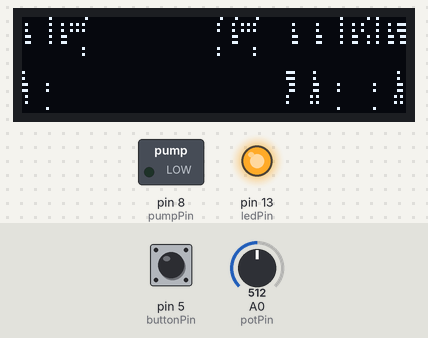
This sketch was run on a simulated Arduino Leonardo, built with avr-gcc and run on an emulated ATmega32U4. Parts: 128×32 one-colour display, switched loads named in the sketch (green lamp = pin HIGH), output pins drawn as LEDs (lit = HIGH). Wiring (inferred from the names in the program): SSD1306 OLED at I2C address 0x3C. The test bench sets the inputs (shaded band); at power-on: A0 (potPin) = 512, pin 5 (buttonPin) LOW. The OLED's hardware scrolling is not drawn; what the sketch prints to the serial monitor is not drawn.

Above: at 13.2 s.
13.3 s: A0 (potPin) set to 306
At 14.1 s:
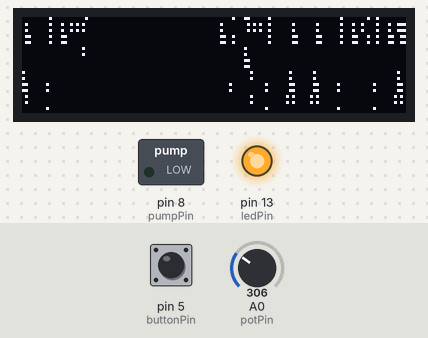
16.3 s: A0 (potPin) set to 321
19.3 s: A0 (potPin) set to 347
At 20.8 s:
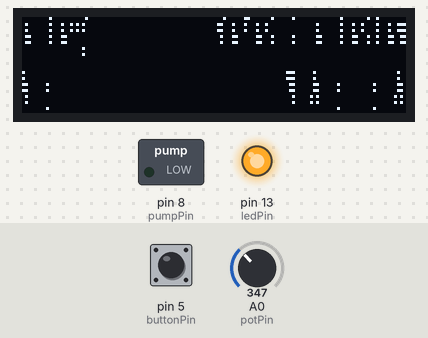
22.3 s: A0 (potPin) set to 900
At 23.0 s:
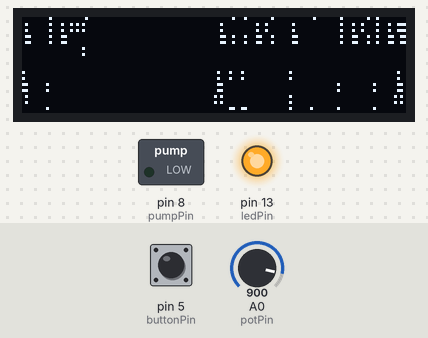
25.3 s: A0 (potPin) set to 918
At 26.8 s:
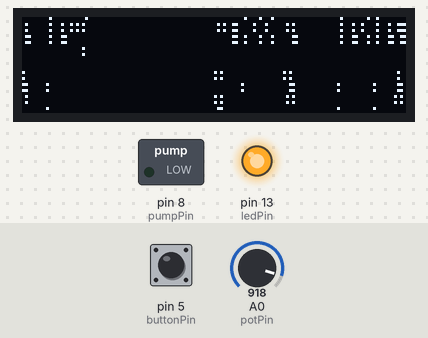
28.3 s: pin 5 (buttonPin) pulled HIGH for 0.15 s
At 29.9 s:
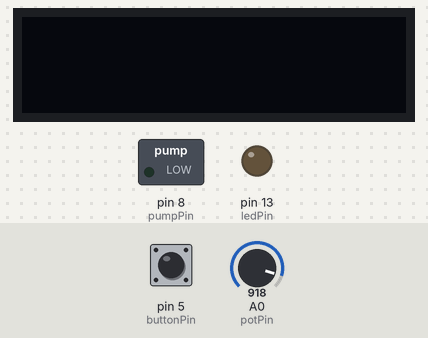
Timing chart, 0 to 32.4 s (numbered marks = the images above; inputs shaded):
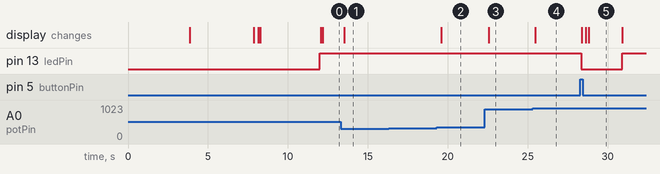

Measured:
- the behaviour switches between 330 and 331 on A0 (potPin) (found by bisection; images 1 and 2)
- the behaviour switches between 907 and 908 on A0 (potPin) (found by bisection; images 3 and 4)
- after the input at 13.3 s, the display: changes after 0.24 s (image 1)
- after the input at 16.3 s, every drawn part: stays the same
- after the input at 19.3 s, the display: changes after 0.30 s (image 2)
- after the input at 22.3 s, the display: changes after 0.26 s (image 3)
- after the input at 25.3 s, the display: changes after 0.17 s (image 4)
- after the input at 28.3 s, pin 13 (ledPin): HIGH → LOW after 0.06 s, → HIGH 2.5 s later; the display: first changes after 0.07 s (image 5 shows a later state)

The sketch:

menu1.ino
```cpp
/* My menu
 * Use petentiometer to map manu selections to be displayed on OLED
 * intialy from http://www.arduino.cc/en/Tutorial/Potentiometer
 * and the blink of led13 is a function of the pot
 * 5.11.2015 added some of myBridge Yun2
*/

#include <Bridge.h>
#include <YunServer.h>
#include <YunClient.h>
#include <EEPROM.h>
#include <Streaming.h>
#include <OneWire.h>
#include <DallasTemperature.h>
#include <SeeedGrayOLED.h>
#include <avr/pgmspace.h>
#include <Wire.h>


#define ONE_WIRE_BUS 4
#define TEMPERATURE_PRECISION 12

// Setup a oneWire instance to communicate with any OneWire devices (not just Maxim/Dallas temperature ICs)
OneWire oneWire(ONE_WIRE_BUS);
// Pass our oneWire reference to Dallas Temperature.
DallasTemperature sensors(&oneWire);
// arrays to hold device addresses.  I need to change the order to keep my address and enumeration contant
DeviceAddress insideThermometer;


// Listen on default port 5555, the webserver on the Yún
// will forward there all the HTTP requests for us.
YunServer server;


int potPin = 0;    // select the input pin for the potentiometer
int ledPin = 13;   // select the pin for the LED
int pumpPin = 8;
int val = 0;       // variable to store the value coming from the sensor
int oldMapVal = 0; // set the intital oldmap value
const int buttonPin = 5;
float myTemp = 0;
char*  mmode = "none";
char* mainArr[] = {"Main", "Off", "clear", "temp", "uptime","pump","six","seven","eight", "nine","ten"};


void setup() {

 pinMode(ledPin, OUTPUT);  // declare the ledPin as an OUTPUT
 pinMode(pumpPin, OUTPUT);
 Serial.begin(9600);
 Serial.print("Bridge Demo Yun2");

 //OLED Setup
  Wire.begin();
  oledClear();
  splashScreen();
  delay(4000);
  oledClear();
  mainMenu();

  //1 wire temprature
  sensors.begin();

  // locate devices on the bus
  Serial.print("Locating devices...");
  Serial.print("Found ");
  Serial.print(sensors.getDeviceCount(), DEC);
  Serial.println(" devices.");

  // report parasite power requirements
  Serial.print("Parasite power is: ");
  if (sensors.isParasitePowerMode()) Serial.println("ON");
  else Serial.println("OFF");

  if (!sensors.getAddress(insideThermometer, 0)) Serial.println("Unable to find address for Device 0");

  sensors.setResolution(insideThermometer, TEMPERATURE_PRECISION);

}

void loop() {
  int mapVal = map(val,990,0,0,12);
  //sensors.requestTemperatures();
  //myTemp = DallasTemperature::toFahrenheit(sensors.getTempC(insideThermometer));

  val = analogRead(potPin);    // read the value from the sensor
  digitalWrite(ledPin, HIGH);  // turn the ledPin on
  //delay(val);
  if (digitalRead(buttonPin) == HIGH ) {
    // turns on the oled as long as the pot is not on 4
    oledOn();
    //Turn off the LED with the button
    digitalWrite(ledPin, LOW);   // turn the ledPin off
    if (mapVal == 0 ) mainMenu();
    if (mapVal == 1 ) oledOff();
    if (mapVal == 2 ) oledClear();
    if (mapVal == 3 ) oledTemp1();
    if (mapVal == 4 ) oledUptime();
    if (mapVal == 5 ) runPump();
  } else {
  // Turn off Pump
  digitalWrite(pumpPin, LOW);
   }

  if (mapVal != oldMapVal ) {
    //clear oldMapVal cursor
       SeeedGrayOled.setTextXY(oldMapVal,0);
       //SeeedGrayOled.sendCommand(SeeedGrayOLED_Normal_Display_Cmd);
       SeeedGrayOled.putString(" ");
       oldMapVal = mapVal;
  }


  // Draw the cursor
    SeeedGrayOled.setTextXY(mapVal,0);
    //SeeedGrayOled.sendCommand(SeeedGrayOLED_Inverse_Display_Cmd);
    SeeedGrayOled.putString(">");

    // print the mapValue
     SeeedGrayOled.setTextXY(11,0);
     SeeedGrayOled.putNumber(mapVal);
     // clear the zero after printing 10
     if (mapVal < 10 ) {
       SeeedGrayOled.setTextXY(11,1);
       SeeedGrayOled.putString(" ");
     }

     // print the oldMapVal
     SeeedGrayOled.setTextXY(11,3);
     mmode = mainArr[mapVal];
     SeeedGrayOled.putString(mmode);


}


// functions
void runPump() {
  digitalWrite(pumpPin, HIGH);
}


void oledOff() {
  SeeedGrayOled.sendCommand(0xAE);
}
void oledOn() {
  SeeedGrayOled.sendCommand(0xAF);
}

void oledClear() {
 SeeedGrayOled.init();
 SeeedGrayOled.clearDisplay();
}


void oledTemp1(){
  sensors.requestTemperatures();
  myTemp = DallasTemperature::toFahrenheit(sensors.getTempC(insideThermometer));
  oledClear();
  SeeedGrayOled.setTextXY(0,1);
  SeeedGrayOled.putString("0 Main");
  SeeedGrayOled.setTextXY(1,1);
  SeeedGrayOled.putString("3 Temp1");
  SeeedGrayOled.setTextXY(2,0);
  SeeedGrayOled.putString("============");
  SeeedGrayOled.setTextXY(3,2);
  SeeedGrayOled.putNumber(myTemp);

}

void oledUptime(){
  oledClear();
  SeeedGrayOled.setTextXY(0,1);
  SeeedGrayOled.putString("0 Main");
  SeeedGrayOled.setTextXY(1,1);
  SeeedGrayOled.putString("4 uptime");
  SeeedGrayOled.setTextXY(2,0);
  SeeedGrayOled.putString("============");
  SeeedGrayOled.setTextXY(3,1);
  int uptime = millis();
  if (uptime > 1000 && uptime < 60000) {
    SeeedGrayOled.clearDisplay();
    SeeedGrayOled.putNumber(millis()/1000);
    SeeedGrayOled.putString("  secs");
  }
  if (uptime > 60000 ) {
    SeeedGrayOled.clearDisplay();
     SeeedGrayOled.putNumber(millis()/60000);
     SeeedGrayOled.putString("  mins");
   }
}


void mainMenu() {
  SeeedGrayOled.init();             //initialize SEEED OLED display
  SeeedGrayOled.clearDisplay();     //Clear Display.
  SeeedGrayOled.setNormalDisplay(); //Set Normal Display Mode
  SeeedGrayOled.setVerticalMode();  // Set to vertical mode for displaying text

  SeeedGrayOled.setTextXY(0,0);  //set Cursor to ith line, 0th column
  SeeedGrayOled.setGrayLevel(10); //Set Grayscale level. Any number between 0 - 15.

  for (int i=0; i<11; i++){
    SeeedGrayOled.setTextXY(i,1);
    SeeedGrayOled.putNumber(i);
    SeeedGrayOled.putString(" ");
    SeeedGrayOled.putString(mainArr[i]);
  }


}

void splashScreen() {
  SeeedGrayOled.init();             //initialize SEEED OLED display
  SeeedGrayOled.clearDisplay();     //Clear Display.
  SeeedGrayOled.setNormalDisplay(); //Set Normal Display Mode
  SeeedGrayOled.setVerticalMode();  // Set to vertical mode for displaying text
  SeeedGrayOled.setTextXY(0,0);  //set Cursor to ith line, 0th column
  SeeedGrayOled.setGrayLevel(10); //Set Grayscale level. Any number between 0 - 15.
  SeeedGrayOled.putString(" myBridgeYun"); //Print Hello World
  SeeedGrayOled.setTextXY(1,0);
  SeeedGrayOled.putString("  + Grove");
  SeeedGrayOled.setTextXY(2,0);
  SeeedGrayOled.putString("  + Oled");
  SeeedGrayOled.setTextXY(3,0);
  SeeedGrayOled.putString("  + Main");
  SeeedGrayOled.setTextXY(4,0);
  SeeedGrayOled.putString("5/19/2015");
}
```
